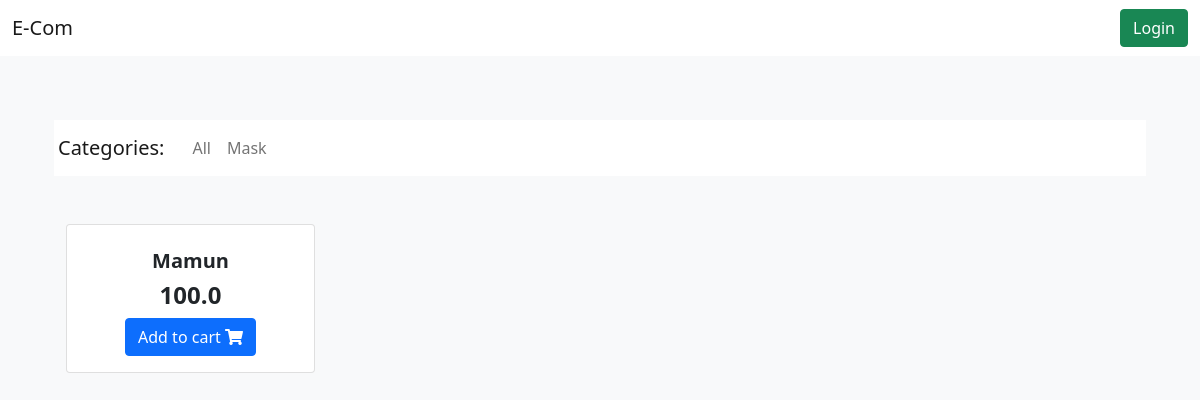
/, run on an earlier commit of the app's database.
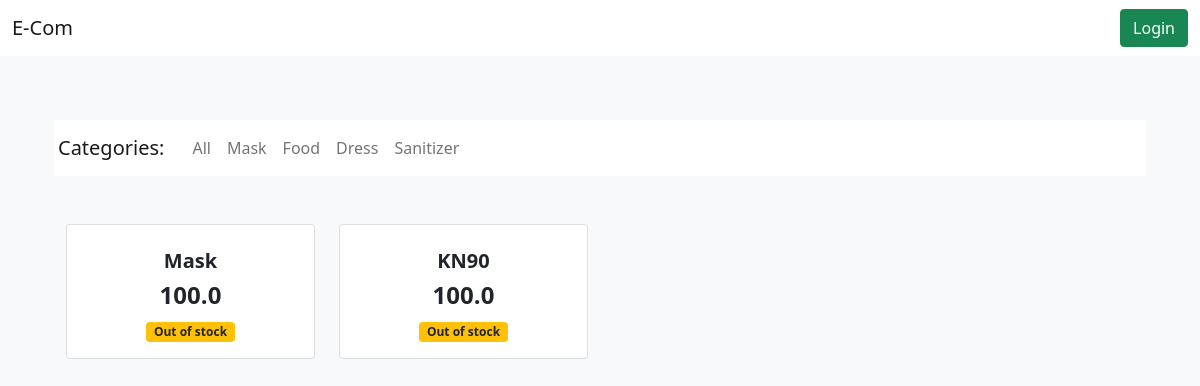
And on a later commit of the database.
### store/models.py (models this page shows, shortened)
class Category(models.Model):
    name = models.CharField(max_length=20)

class Item(models.Model):
    title = models.CharField(max_length=100)
    price = models.FloatField()
    current_stock = models.IntegerField()
    category = models.ForeignKey(Category, on_delete=models.CASCADE)
    slug = models.SlugField()
    def get_add_to_cart_url(self):
        return reverse("core:add-to-cart", kwargs={
            'slug': self.slug
        })

### store/views.py (the view)
# urls.py: path('', HomeView.as_view(), name='home'),
class HomeView(ListView):
    model = Item
    template_name = "home.html"
    def get_context_data(self, **kwargs):
        context = super().get_context_data(**kwargs)
        category = self.request.GET.get("category")
        context['categories'] = Category.objects.all()
        if category:
            context['items'] = Item.objects.filter(category__name=category)
        else:
            context['items'] = Item.objects.all()
        return context

### templates/home.html (shortened to what this page needs)
{% extends "base.html" %}
{% block content %}
    <main>
        <div class="container">
            <nav class="navbar navbar-expand-lg navbar-light bg-white mt-5 mb-5">
                <span class="navbar-brand p-1">Categories:</span>
                <div class="collapse navbar-collapse" id="basicExampleNav">
                    <ul class="navbar-nav mr-auto">
                        <li class="nav-item">
                            <a class="nav-link" href="/">All</a>
                        </li>
                        {% for category in categories %}
                            <li class="nav-item">
                                <a class="nav-link" href="/?category={{ category.name }}">{{ category.name }}</a>
                            </li>
                        {% endfor %}
                    </ul>
                </div>
            </nav>
            <div class="text-center mb-4 container">
                <div class="row">
                    {% for item in items %}
                        <div class="col-lg-3 col-md-6 mb-4">
                            <div class="card">
                                <div class="card-body text-center">
                                    <h5>
                                        <strong>
                                            {{ item.title }}
                                        </strong>
                                    </h5>
                                    <h4 class="font-weight-bold blue-text">
                                        <strong> {{ item.price }} </strong>
                                    </h4>
                                    {% if item.current_stock > 1 %}
                                        <a href="{{ item.get_add_to_cart_url }}" class="btn btn-primary btn-md my-0 p">
                                            Add to cart
                                            <i class="fas fa-shopping-cart ml-1"></i>
                                        </a>
                                    {% else %}
                                        <span class="badge bg-warning text-dark">Out of stock</span>
                                    {% endif %}
                                </div>
                            </div>
                        </div>
                    {% endfor %}
                </div>
            </div>
        </div>
    </main>
{% endblock content %}

What changed in the data, as far as the page shows it:
added Category: name "Food"
added Category: name "Dress"
added Category: name "Sanitizer"
changed Item: title "Mamun" → "Mask"; slug "mamun" → "mask" (drawn); current_stock "Add to cart" → "Out of stock"
added Item: title "KN90", price "100.0", current_stock "Out of stock"
